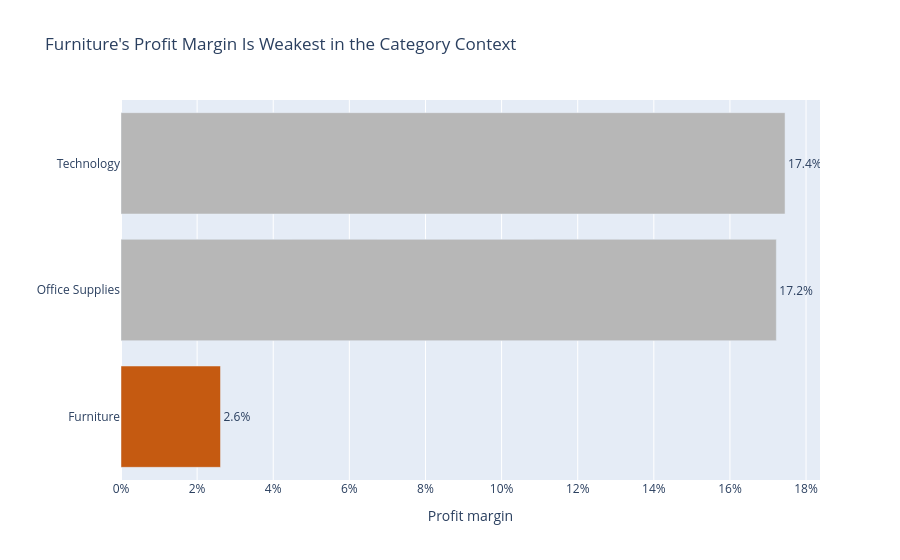

Source (notebook cell):
### Markdown cell above
Use the dropdown to compare Furniture, Office Supplies and Technology.

Do not ask only, “Did the chart change?” Ask:

- What question did the selection answer?
- What pattern became clearer?
- What comparison became harder?
- What remains uncertain?

---

## Interaction can remove context

Filtering creates focus by removing marks. That can help—but it can also make a
selected value look important simply because nothing else remains.

For a decision about Furniture, retaining the category benchmark may be more
useful than showing Furniture alone.

### Code cell
comparison = category_totals.copy()
comparison["Profit margin"] = comparison["Profit"] / comparison["Sales"]
comparison["Focus"] = comparison["Category"].map(
    lambda value: "Furniture" if value == "Furniture" else "Other categories"
)

context_figure = px.bar(
    comparison.sort_values("Profit margin"),
    x="Profit margin",
    y="Category",
    orientation="h",
    color="Focus",
    text="Profit margin",
    title="Furniture's Profit Margin Is Weakest in the Category Context",
    color_discrete_map={
        "Furniture": "#c55a11",
        "Other categories": "#b7b7b7",
    },
)

context_figure.update_traces(
    texttemplate="%{text:.1%}",
    textposition="outside",
    hovertemplate="%{y}<br>Profit margin: %{x:.1%}<extra></extra>",
)
context_figure.update_layout(
    xaxis_title="Profit margin",
    xaxis_tickformat=".0%",
    yaxis_title="",
    legend_title_text="",
    showlegend=False,
)
context_figure.show()

### Figure 1 — Plotly figure (JSON) as saved in the notebook; plotly's stock layout.template omitted (floating-point values rounded to 4 significant figures)
{"data": [{"hovertemplate": "%{y}<br>Profit margin: %{x:.1%}<extra></extra>", "legendgroup": "Furniture", "marker": {"color": "#c55a11", "pattern": {"shape": ""}}, "name": "Furniture", "orientation": "h", "showlegend": true, "text": [0.02614], "textposition": "outside", "texttemplate": "%{text:.1%}", "type": "bar", "x": [0.02614], "xaxis": "x", "y": ["Furniture"], "yaxis": "y"}, {"hovertemplate": "%{y}<br>Profit margin: %{x:.1%}<extra></extra>", "legendgroup": "Other categories", "marker": {"color": "#b7b7b7", "pattern": {"shape": ""}}, "name": "Other categories", "orientation": "h", "showlegend": true, "text": [0.1722, 0.1745], "textposition": "outside", "texttemplate": "%{text:.1%}", "type": "bar", "x": [0.1722, 0.1745], "xaxis": "x", "y": ["Office Supplies", "Technology"], "yaxis": "y"}], "layout": {"barmode": "relative", "legend": {"title": {"text": ""}, "tracegroupgap": 0}, "showlegend": false, "title": {"text": "Furniture's Profit Margin Is Weakest in the Category Context"}, "xaxis": {"anchor": "y", "domain": [0.0, 1.0], "tickformat": ".0%", "title": {"text": "Profit margin"}}, "yaxis": {"anchor": "x", "domain": [0.0, 1.0], "title": {"text": ""}}}}
